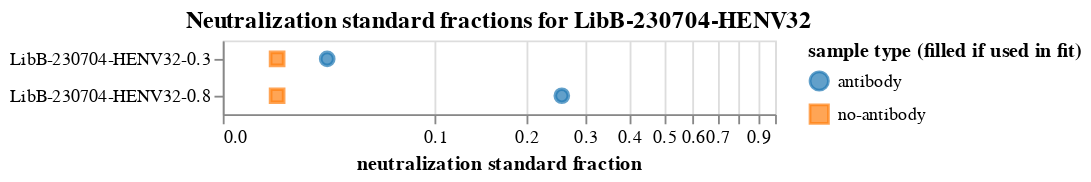

Notebook code cell kept with this figure:
### Markdown cell above
Plot the neutralization standard fractions for each sample:

### Code cell
neut_standard_fracs_chart = (
    alt.Chart(
        neut_standard_fracs.rename(
            columns={"antibody_frac": "antibody", "no-antibody_frac": "no-antibody"}
        ).melt(
            id_vars=["sample", "use_in_fit", "concentration"],
            value_vars=["antibody", "no-antibody"],
            var_name="sample type",
            value_name="neutralization standard fraction",
        )
    )
    .encode(
        x=alt.X(
            "neutralization standard fraction",
            scale=alt.Scale(type="symlog", constant=0.04, domainMax=1),
        ),
        y=alt.Y("sample", sort=alt.SortField("concentration"), title=None),
        shape=alt.Shape("sample type", title="sample type (filled if used in fit)"),
        stroke=alt.Color(
            "sample type", scale=alt.Scale(range=["#1F77B4FF", "#FF7F0EFF"])
        ),
        color=alt.Color(
            "sample type", scale=alt.Scale(range=["#1F77B4FF", "#FF7F0EFF"])
        ),
        fillOpacity=alt.Opacity(
            "use_in_fit",
            scale=alt.Scale(domain=[True, False], range=[1, 0]),
        ),
        tooltip=[
            "sample",
            alt.Tooltip("concentration", format=".3g"),
            alt.Tooltip("neutralization standard fraction", format=".3g"),
        ],
    )
    .mark_point(filled=True, size=50)
    .configure_axis(labelLimit=500)
    .properties(title=f"Neutralization standard fractions for {selection}")
)

neut_standard_fracs_chart

### Figure 1 — Vega-Lite specification as saved in the notebook (floating-point values rounded to 4 significant figures)
{"config": {"view": {"continuousWidth": 300, "continuousHeight": 300}, "axis": {"labelLimit": 500}}, "data": {"name": "data-ad16150a15660589e111237407ec9e04"}, "mark": {"type": "point", "filled": true, "size": 50}, "encoding": {"color": {"field": "sample type", "scale": {"range": ["#1F77B4FF", "#FF7F0EFF"]}, "type": "nominal"}, "fillOpacity": {"field": "use_in_fit", "scale": {"domain": [true, false], "range": [1, 0]}, "type": "nominal"}, "shape": {"field": "sample type", "title": "sample type (filled if used in fit)", "type": "nominal"}, "stroke": {"field": "sample type", "scale": {"range": ["#1F77B4FF", "#FF7F0EFF"]}, "type": "nominal"}, "tooltip": [{"field": "sample", "type": "nominal"}, {"field": "concentration", "format": ".3g", "type": "quantitative"}, {"field": "neutralization standard fraction", "format": ".3g", "type": "quantitative"}], "x": {"field": "neutralization standard fraction", "scale": {"constant": 0.04, "domainMax": 1, "type": "symlog"}, "type": "quantitative"}, "y": {"field": "sample", "sort": {"field": "concentration"}, "title": null, "type": "nominal"}}, "title": "Neutralization standard fractions for LibB-230704-HENV32", "$schema": "https://vega.github.io/schema/vega-lite/v5.8.0.json", "datasets": {"data-ad16150a15660589e111237407ec9e04": [{"sample": "LibB-230704-HENV32-0.3", "use_in_fit": true, "concentration": 0.3, "sample type": "antibody", "neutralization standard fraction": 0.03407}, {"sample": "LibB-230704-HENV32-0.8", "use_in_fit": true, "concentration": 0.8, "sample type": "antibody", "neutralization standard fraction": 0.2556}, {"sample": "LibB-230704-HENV32-0.3", "use_in_fit": true, "concentration": 0.3, "sample type": "no-antibody", "neutralization standard fraction": 0.01512}, {"sample": "LibB-230704-HENV32-0.8", "use_in_fit": true, "concentration": 0.8, "sample type": "no-antibody", "neutralization standard fraction": 0.01512}]}}
